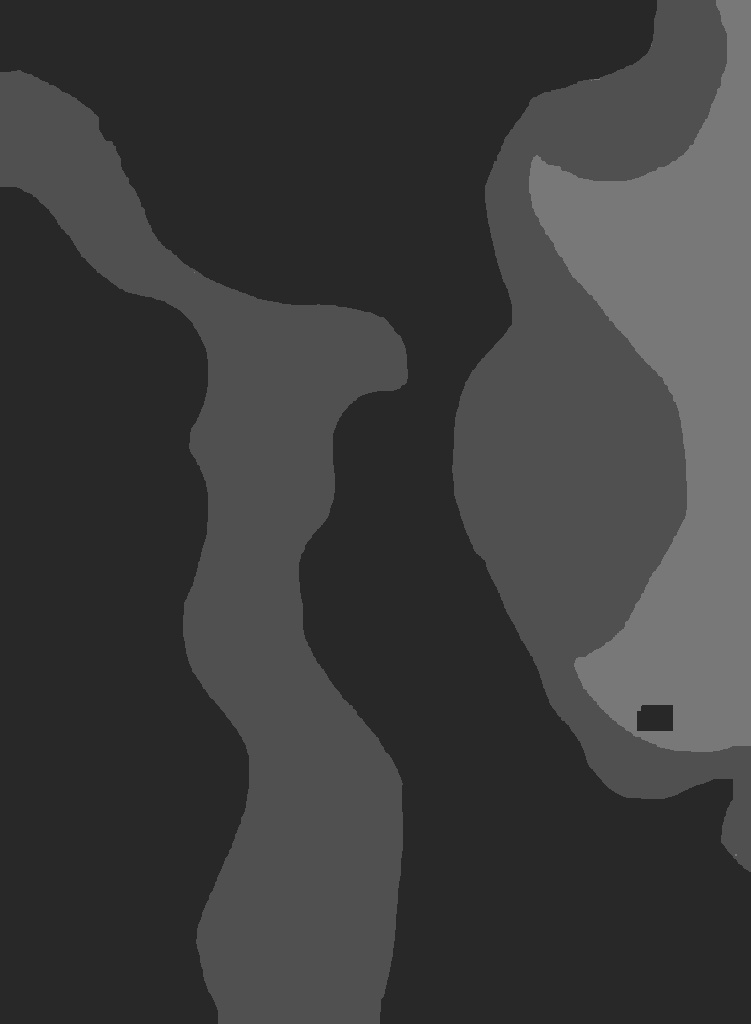
#> input picture heightmap.jpg, 751 x 1024 px, found by its file name
$ python boundingbox.py
#> lines starting #> are read from the running program, lines starting #| are printed output that depends on the picture
import cv2 as cv
import numpy as np

src = cv.imread('heightmap.jpg')
#> src is the input picture: shape (1024, 751, 3); min 32, max 127, mean 60.6
# Convert image to gray and blur it
src_gray = cv.cvtColor(src, cv.COLOR_BGR2GRAY)
src_gray = cv.blur(src_gray, (3, 3))
source_window = 'Source'
cv.namedWindow(source_window)

v = np.median(src_gray)
#> v = 40
sigma = 0.33
# ---- Apply automatic Canny edge detection using the computed median----
lower = int(max(0, (1.0 - sigma) * v))
#> lower = 26
upper = int(min(255, (1.0 + sigma) * v))
#> upper = 53
edged = cv.Canny(src_gray, lower, upper)
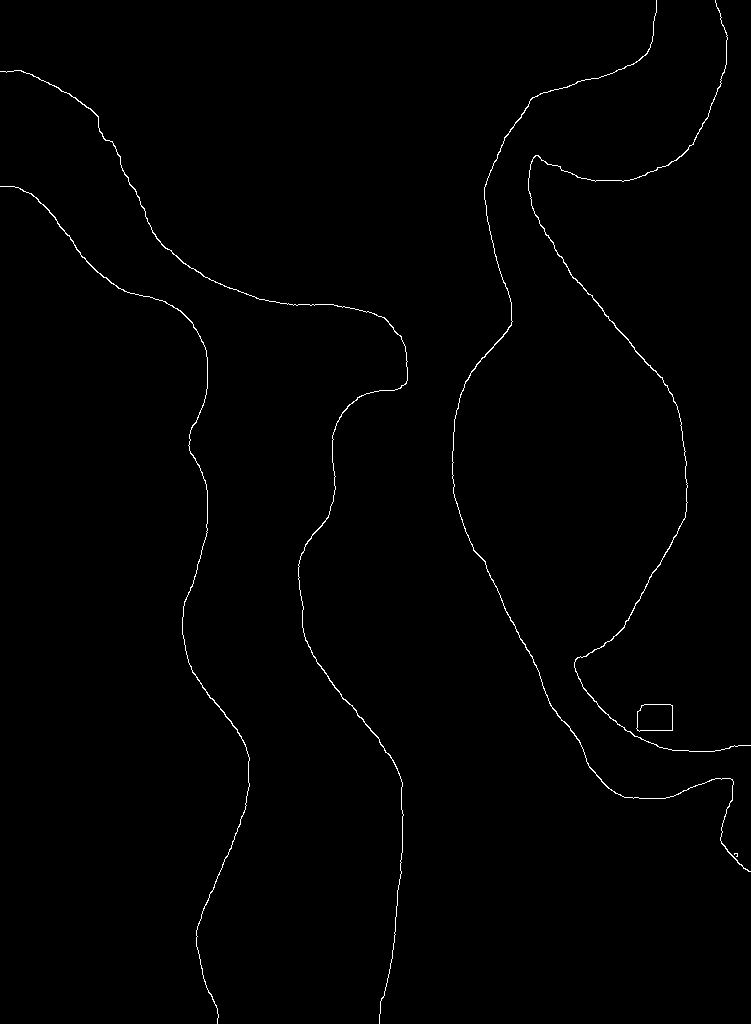
#> edged: shape (1024, 751); 0.69% white in thin lines or dots
cv.imshow('Edges', edged)
cv.waitKey()
x, y, w, h = cv.boundingRect(edged)
#> x = 0; y = 0; w = 751; h = 1024
maxVal = max(h, w)
#> maxVal = 1024
roi = src_gray[y:y+maxVal, x:x+maxVal]
print(roi.shape)
#| (1024, 751)
cv.imshow(source_window, roi)
#cv.imwrite('bounding.jpg', roi)
cv.waitKey()
